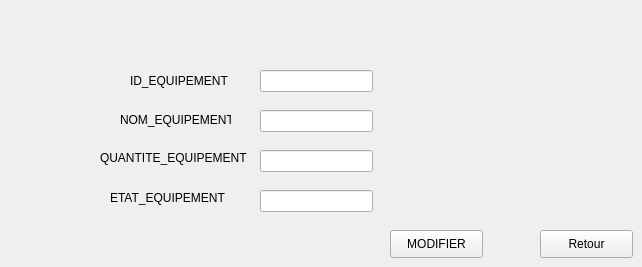
      <widget class="QWidget" name="tab_37">
       <attribute name="title">
        <string>Modifier </string>
       </attribute>
       <widget class="QPushButton" name="pb_modifierequipement">
        <property name="geometry">
         <rect>
          <x>390</x>
          <y>230</y>
          <width>93</width>
          <height>28</height>
         </rect>
        </property>
        <property name="text">
         <string>MODIFIER</string>
        </property>
       </widget>
       <widget class="QLabel" name="label_99">
        <property name="geometry">
         <rect>
          <x>130</x>
          <y>60</y>
          <width>101</width>
          <height>41</height>
         </rect>
        </property>
        <property name="text">
         <string>ID_EQUIPEMENT</string>
        </property>
       </widget>
       <widget class="QLabel" name="label_100">
        <property name="geometry">
         <rect>
          <x>120</x>
          <y>110</y>
          <width>111</width>
          <height>20</height>
         </rect>
        </property>
        <property name="text">
         <string>NOM_EQUIPEMENT</string>
        </property>
       </widget>
       <widget class="QLabel" name="label_101">
        <property name="geometry">
         <rect>
          <x>100</x>
          <y>150</y>
          <width>161</width>
          <height>16</height>
         </rect>
        </property>
        <property name="text">
         <string>QUANTITE_EQUIPEMENT</string>
        </property>
       </widget>
       <widget class="QLabel" name="label_102">
        <property name="geometry">
         <rect>
          <x>110</x>
          <y>190</y>
          <width>131</width>
          <height>16</height>
         </rect>
        </property>
        <property name="text">
         <string>ETAT_EQUIPEMENT</string>
        </property>
       </widget>
       <widget class="QLineEdit" name="ide_mod">
        <property name="geometry">
         <rect>
          <x>260</x>
          <y>70</y>
          <width>113</width>
          <height>22</height>
         </rect>
        </property>
       </widget>
       <widget class="QLineEdit" name="nom_mod_2">
        <property name="geometry">
         <rect>
          <x>260</x>
          <y>110</y>
          <width>113</width>
          <height>22</height>
         </rect>
        </property>
       </widget>
       <widget class="QLineEdit" name="quantite_mod_2">
        <property name="geometry">
         <rect>
          <x>260</x>
          <y>150</y>
          <width>113</width>
          <height>22</height>
         </rect>
        </property>
       </widget>
       <widget class="QLineEdit" name="etate_mod">
        <property name="geometry">
         <rect>
          <x>260</x>
          <y>190</y>
          <width>113</width>
          <height>22</height>
         </rect>
        </property>
       </widget>
       <widget class="QPushButton" name="pb_retoureq">
        <property name="geometry">
         <rect>
          <x>540</x>
          <y>230</y>
          <width>93</width>
          <height>28</height>
         </rect>
        </property>
        <property name="text">
         <string>Retour</string>
        </property>
       </widget>
      </widget>
